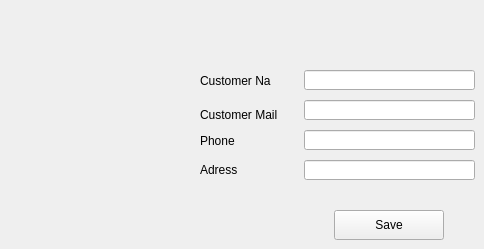
    <widget class="QWidget" name="tab_2">
     <attribute name="title">
      <string>CUSTOMER</string>
     </attribute>
     <widget class="QLabel" name="label_5">
      <property name="geometry">
       <rect>
        <x>200</x>
        <y>70</y>
        <width>71</width>
        <height>21</height>
       </rect>
      </property>
      <property name="text">
       <string>Customer Name</string>
      </property>
     </widget>
     <widget class="QLineEdit" name="lineEdit_5">
      <property name="geometry">
       <rect>
        <x>304</x>
        <y>130</y>
        <width>171</width>
        <height>20</height>
       </rect>
      </property>
     </widget>
     <widget class="QPushButton" name="pushButton_2">
      <property name="geometry">
       <rect>
        <x>334</x>
        <y>210</y>
        <width>110</width>
        <height>30</height>
       </rect>
      </property>
      <property name="text">
       <string>Save</string>
      </property>
     </widget>
     <widget class="QLineEdit" name="lineEdit_6">
      <property name="geometry">
       <rect>
        <x>304</x>
        <y>100</y>
        <width>171</width>
        <height>20</height>
       </rect>
      </property>
     </widget>
     <widget class="QLineEdit" name="lineEdit_7">
      <property name="geometry">
       <rect>
        <x>304</x>
        <y>70</y>
        <width>171</width>
        <height>20</height>
       </rect>
      </property>
     </widget>
     <widget class="QLabel" name="label_6">
      <property name="geometry">
       <rect>
        <x>200</x>
        <y>100</y>
        <width>90</width>
        <height>30</height>
       </rect>
      </property>
      <property name="text">
       <string>Customer Mail</string>
      </property>
     </widget>
     <widget class="QLineEdit" name="lineEdit_8">
      <property name="geometry">
       <rect>
        <x>304</x>
        <y>160</y>
        <width>171</width>
        <height>20</height>
       </rect>
      </property>
     </widget>
     <widget class="QLabel" name="label_7">
      <property name="geometry">
       <rect>
        <x>200</x>
        <y>160</y>
        <width>80</width>
        <height>20</height>
       </rect>
      </property>
      <property name="text">
       <string>Adress</string>
      </property>
     </widget>
     <widget class="QLabel" name="label_8">
      <property name="geometry">
       <rect>
        <x>200</x>
        <y>130</y>
        <width>81</width>
        <height>21</height>
       </rect>
      </property>
      <property name="text">
       <string>Phone</string>
      </property>
     </widget>
    </widget>
